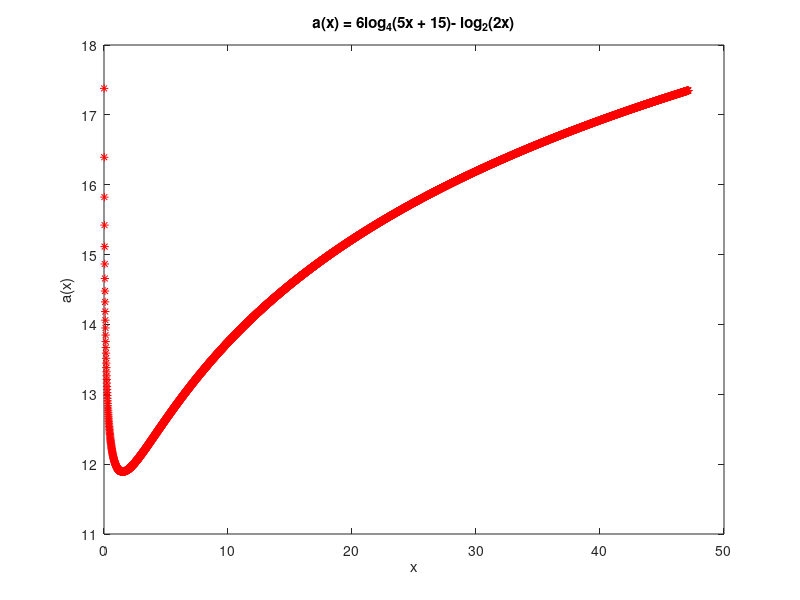
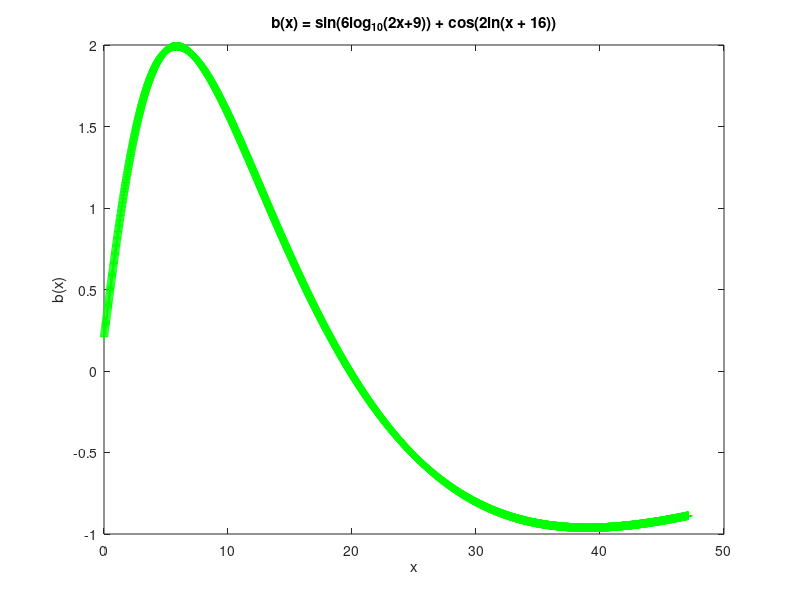
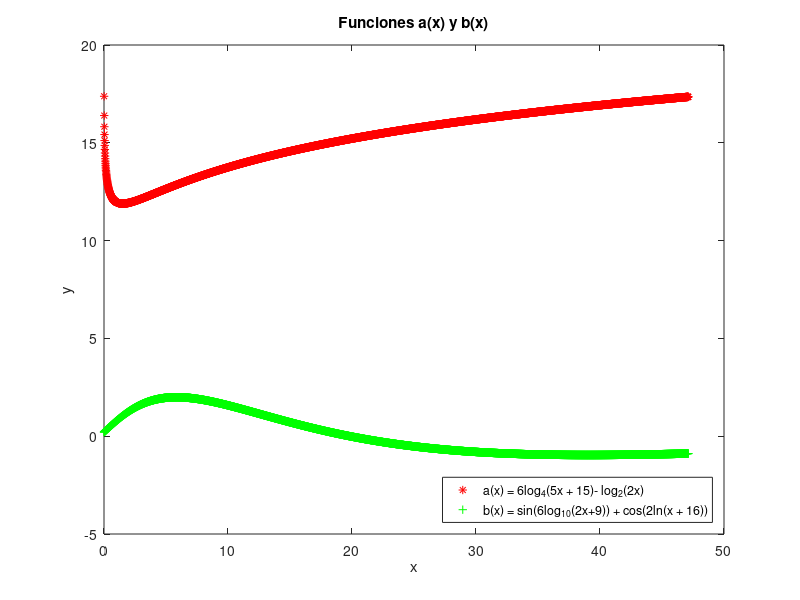
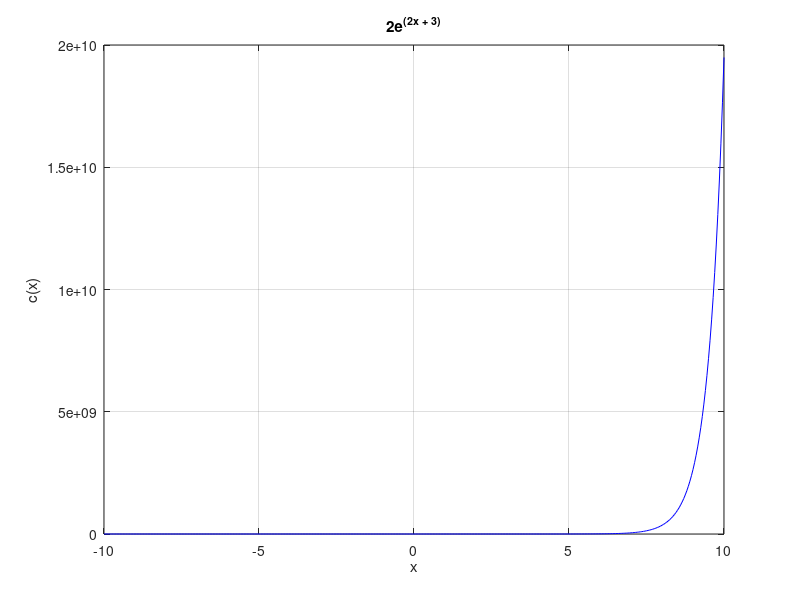

Source code (MATLAB) for these figures, in order:
% Puntos en X
x_1 = 0: .01: 15*pi;
% Funcion de logaritmo en base X
log_x = @(y,x) log(y)/log(x);

% Valores en Y de la primera funcion
a_x = 6*log_x(5*x_1 + 15, 4)- log_x(2*x_1, 2);
% Grafico de la funcion a
figure();
plot(x_1, a_x, 'r *');
title('a(x) = 6log_4(5x + 15)- log_2(2x)');
xlabel('x');
ylabel('a(x)');

% Valores en Y de la segunda funcion
b_x = sin(6*log10(2*x_1+9)) + cos(2*log(x_1 + 16));
% Grafico de la funcion b
figure();
plot(x_1, b_x, 'g +');
title('b(x) = sin(6log_{10}(2x+9)) + cos(2ln(x + 16))');
xlabel('x');
ylabel('b(x)');

% Grafico de ambas funciones
figure()
plot(x_1, a_x, 'r *', x_1, b_x, 'g +');
title('Funciones a(x) y b(x)');
xlabel('x');
ylabel('y');
legend({'a(x) = 6log_4(5x + 15)- log_2(2x)','b(x) = sin(6log_{10}(2x+9)) + cos(2ln(x + 16))'},'Location','southeast');

% Valores de X
x_2 = -10: .05: 10;

% Tercera funcion
c_x = 2*exp(2*x_2 + 3);
% Grafico funcion c
figure();
plot(x_2, c_x, 'b -');
title('2e^{(2x + 3)}');
xlabel('x');
ylabel('c(x)');
grid on;

% Grafico logaritmico funcion c
figure();
semilogy(x_2, c_x, 'b -');
title('2e^{(2x + 3)}');
xlabel('x');
ylabel('c(x)');
grid on;